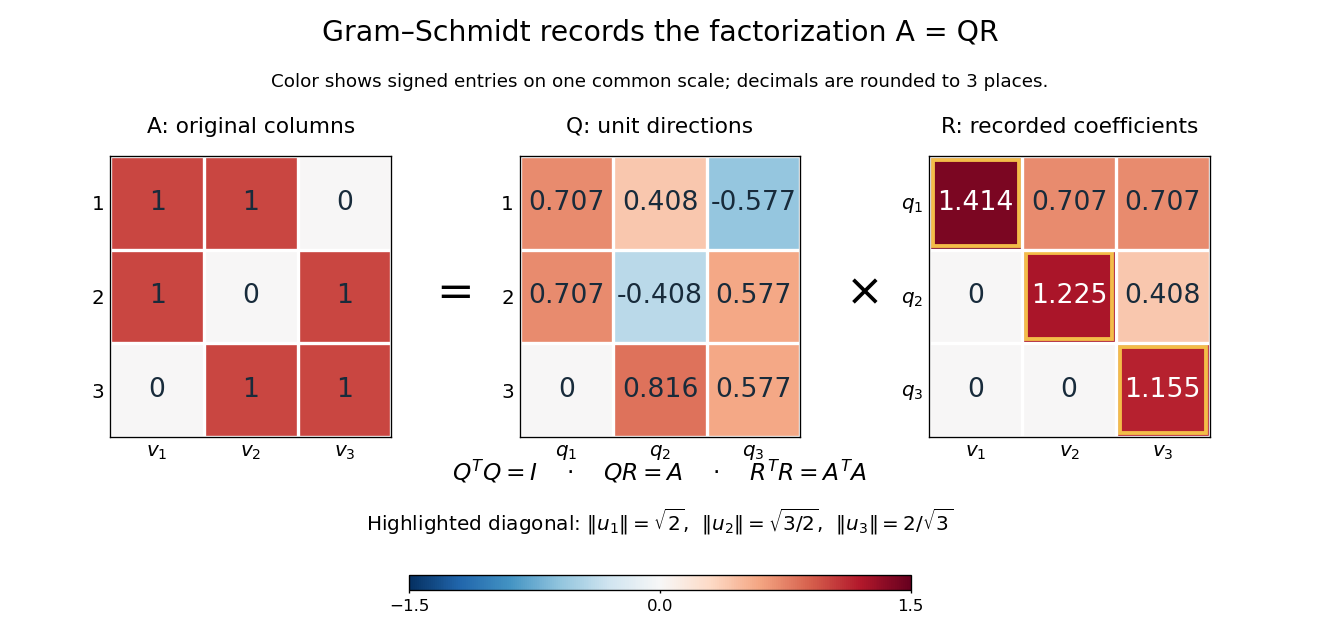

Write Python code to recreate this figure.
"""Show a computed Gram-Schmidt QR factorization; write a PNG to CWD.

Tested with Python 3.14.4, Matplotlib 3.10.7 and NumPy 2.3.5.
Run from _media to create gram-schmidt-qr-factorization.png there.
"""

from fractions import Fraction
from pathlib import Path

import matplotlib

matplotlib.use("Agg")
import matplotlib.pyplot as plt
from matplotlib.colors import TwoSlopeNorm
from matplotlib.patches import Rectangle
import numpy as np


def exact_residuals():
    """Check the residuals with rational arithmetic before drawing decimals."""
    inputs = [list(map(Fraction, v)) for v in [[1, 1, 0], [1, 0, 1], [0, 1, 1]]]
    residuals = []
    dot = lambda a, b: sum(x * y for x, y in zip(a, b))
    for v in inputs:
        remainder = v.copy()
        for u in residuals:
            coefficient = dot(v, u) / dot(u, u)
            remainder = [x - coefficient * y for x, y in zip(remainder, u)]
        residuals.append(remainder)
    assert residuals[1] == [Fraction(1, 2), Fraction(-1, 2), Fraction(1)]
    assert residuals[2] == [Fraction(-2, 3), Fraction(2, 3), Fraction(2, 3)]
    squared_lengths = [dot(u, u) for u in residuals]
    assert squared_lengths == [Fraction(2), Fraction(3, 2), Fraction(4, 3)]
    for i in range(3):
        for j in range(i):
            assert dot(residuals[i], residuals[j]) == 0
    print("Exact residuals:", residuals)
    print("Exact squared lengths:", squared_lengths)


def main():
    exact_residuals()
    a = np.array([[1., 1., 0.], [1., 0., 1.], [0., 1., 1.]])
    q = np.array([[1., 1., -1.], [1., -1., 1.], [0., 2., 1.]]) / np.sqrt([2., 6., 3.])
    r = np.array([[np.sqrt(2), 1 / np.sqrt(2), 1 / np.sqrt(2)],
                  [0, np.sqrt(3 / 2), 1 / np.sqrt(6)], [0, 0, 2 / np.sqrt(3)]])
    assert np.allclose(q.T @ q, np.eye(3), atol=1e-14, rtol=0)
    assert np.allclose(q @ r, a, atol=1e-14, rtol=0)
    assert np.allclose(q.T @ a, r, atol=1e-14, rtol=0)
    assert np.allclose(r.T @ r, a.T @ a, atol=1e-14, rtol=0)
    b = np.array([0., 0., 1.])
    q_two, a_two = q[:, :2], a[:, :2]
    projection = q_two @ (q_two.T @ b)
    x = np.linalg.solve(r[:2, :2], q_two.T @ b)
    assert np.allclose(x, [-1 / 3, 2 / 3], atol=1e-14)
    assert np.allclose(projection, [1 / 3, -1 / 3, 2 / 3], atol=1e-14)
    assert np.allclose(a_two @ x, projection, atol=1e-14)
    assert np.allclose(q_two.T @ (b - projection), 0, atol=1e-14)
    assert np.isclose(np.linalg.norm(b - projection), 1 / np.sqrt(3), atol=1e-14)

    plt.rcParams.update({"font.size": 12, "figure.facecolor": "white"})
    fig = plt.figure(figsize=(11, 5.2))
    positions = [0.07, 0.38, 0.69]
    axes = [fig.add_axes([left, 0.30, 0.24, 0.45]) for left in positions]
    norm = TwoSlopeNorm(vmin=-1.5, vcenter=0, vmax=1.5)
    titles = ["A: original columns", "Q: unit directions", "R: recorded coefficients"]
    column_labels = [[r"$v_1$", r"$v_2$", r"$v_3$"],
                     [r"$q_1$", r"$q_2$", r"$q_3$"],
                     [r"$v_1$", r"$v_2$", r"$v_3$"]]
    for index, (ax, matrix, title, labels) in enumerate(zip(axes, [a, q, r], titles, column_labels)):
        im = ax.imshow(matrix, cmap="RdBu_r", norm=norm, interpolation="nearest")
        ax.set_title(title, fontsize=13, pad=14)
        ax.set_xticks(range(3), labels=labels)
        ax.tick_params(length=0)
        ax.set_yticks(range(3), labels=([r"$q_1$", r"$q_2$", r"$q_3$"]
                                      if index == 2 else ["1", "2", "3"]))
        ax.set_xticks(np.arange(-0.5, 3, 1), minor=True)
        ax.set_yticks(np.arange(-0.5, 3, 1), minor=True)
        ax.grid(which="minor", color="white", linewidth=2)
        ax.tick_params(which="minor", length=0)
        for row in range(3):
            for col in range(3):
                value = matrix[row, col]
                label = str(int(value)) if index == 0 or value == 0 else f"{value:.3f}"
                ax.text(col, row, label, ha="center", va="center", fontsize=16,
                        color="white" if abs(value) > 1.05 else "#182b3b")
                if index == 2 and row == col:
                    ax.add_patch(Rectangle((col - 0.46, row - 0.46), 0.92, 0.92,
                                           fill=False, edgecolor="#f3bd49", linewidth=2.3))
    fig.text(0.345, 0.53, "=", fontsize=27, ha="center", va="center")
    fig.text(0.655, 0.53, "×", fontsize=27, ha="center", va="center")
    fig.suptitle("Gram–Schmidt records the factorization A = QR", fontsize=17, y=0.97)
    fig.text(0.5, 0.86, "Color shows signed entries on one common scale; decimals are rounded to 3 places.",
             ha="center", fontsize=11)
    fig.text(0.5, 0.23, r"$Q^TQ=I$    ·    $QR=A$    ·    $R^TR=A^TA$", ha="center", fontsize=14)
    fig.text(0.5, 0.15, r"Highlighted diagonal: $\|u_1\|=\sqrt{2}$,  "
             r"$\|u_2\|=\sqrt{3/2}$,  $\|u_3\|=2/\sqrt{3}$", ha="center", fontsize=12)
    color_ax = fig.add_axes([0.31, 0.055, 0.38, 0.023])
    fig.colorbar(im, cax=color_ax, orientation="horizontal", ticks=[-1.5, 0, 1.5])
    color_ax.tick_params(labelsize=10, length=2)
    fig.savefig(Path.cwd() / (Path(__file__).stem + ".png"), dpi=120,
                facecolor="white", transparent=False)
    plt.close(fig)
    print("max|Q.T Q-I| =", np.max(np.abs(q.T @ q - np.eye(3))))
    print("max|QR-A| =", np.max(np.abs(q @ r - a)))
    print("Checked: Q.T A=R; R.T R=A.T A; projection and least squares x=(-1/3,2/3), distance=1/sqrt(3).")


if __name__ == "__main__":
    main()
